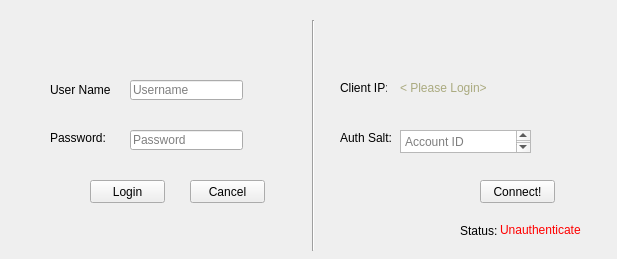
<?xml version="1.0" encoding="UTF-8"?>
<ui version="4.0">
 <class>MainWindow</class>
 <widget class="QMainWindow" name="MainWindow">
  <property name="geometry">
   <rect>
    <x>0</x>
    <y>0</y>
    <width>617</width>
    <height>259</height>
   </rect>
  </property>
  <property name="windowTitle">
   <string>MainWindow</string>
  </property>
  <widget class="QWidget" name="centralwidget">
   <widget class="QPushButton" name="login">
    <property name="geometry">
     <rect>
      <x>90</x>
      <y>180</y>
      <width>75</width>
      <height>23</height>
     </rect>
    </property>
    <property name="text">
     <string>Login</string>
    </property>
   </widget>
   <widget class="QPushButton" name="cancel">
    <property name="geometry">
     <rect>
      <x>190</x>
      <y>180</y>
      <width>75</width>
      <height>23</height>
     </rect>
    </property>
    <property name="text">
     <string>Cancel</string>
    </property>
   </widget>
   <widget class="QLabel" name="label">
    <property name="geometry">
     <rect>
      <x>50</x>
      <y>80</y>
      <width>61</width>
      <height>20</height>
     </rect>
    </property>
    <property name="text">
     <string>User Name:</string>
    </property>
   </widget>
   <widget class="QLabel" name="label_2">
    <property name="geometry">
     <rect>
      <x>50</x>
      <y>130</y>
      <width>71</width>
      <height>16</height>
     </rect>
    </property>
    <property name="text">
     <string>Password: </string>
    </property>
   </widget>
   <widget class="Line" name="line">
    <property name="geometry">
     <rect>
      <x>303</x>
      <y>20</y>
      <width>20</width>
      <height>231</height>
     </rect>
    </property>
    <property name="orientation">
     <enum>Qt::Vertical</enum>
    </property>
   </widget>
   <widget class="QLabel" name="ip">
    <property name="geometry">
     <rect>
      <x>340</x>
      <y>80</y>
      <width>47</width>
      <height>16</height>
     </rect>
    </property>
    <property name="text">
     <string>Client IP:</string>
    </property>
   </widget>
   <widget class="QPushButton" name="login_2">
    <property name="geometry">
     <rect>
      <x>480</x>
      <y>180</y>
      <width>75</width>
      <height>23</height>
     </rect>
    </property>
    <property name="text">
     <string>Connect!</string>
    </property>
   </widget>
   <widget class="QLabel" name="label_3">
    <property name="geometry">
     <rect>
      <x>460</x>
      <y>224</y>
      <width>47</width>
      <height>13</height>
     </rect>
    </property>
    <property name="text">
     <string>Status: </string>
    </property>
   </widget>
   <widget class="QLabel" name="auth">
    <property name="geometry">
     <rect>
      <x>500</x>
      <y>220</y>
      <width>81</width>
      <height>20</height>
     </rect>
    </property>
    <property name="text">
     <string>&lt;html&gt;&lt;head/&gt;&lt;body&gt;&lt;p&gt;&lt;span style=&quot; color:#ff0000;&quot;&gt;Unauthenticated&lt;/span&gt;&lt;/p&gt;&lt;/body&gt;&lt;/html&gt;</string>
    </property>
   </widget>
   <widget class="QLineEdit" name="user">
    <property name="geometry">
     <rect>
      <x>130</x>
      <y>80</y>
      <width>113</width>
      <height>20</height>
     </rect>
    </property>
    <property name="placeholderText">
     <string>Username</string>
    </property>
   </widget>
   <widget class="QLineEdit" name="user_pwd">
    <property name="geometry">
     <rect>
      <x>130</x>
      <y>130</y>
      <width>113</width>
      <height>20</height>
     </rect>
    </property>
    <property name="echoMode">
     <enum>QLineEdit::Password</enum>
    </property>
    <property name="placeholderText">
     <string>Password</string>
    </property>
   </widget>
   <widget class="QTextEdit" name="salt">
    <property name="geometry">
     <rect>
      <x>400</x>
      <y>130</y>
      <width>131</width>
      <height>23</height>
     </rect>
    </property>
    <property name="readOnly">
     <bool>false</bool>
    </property>
    <property name="placeholderText">
     <string>Account ID</string>
    </property>
   </widget>
   <widget class="QLabel" name="ip_2">
    <property name="geometry">
     <rect>
      <x>340</x>
      <y>130</y>
      <width>51</width>
      <height>16</height>
     </rect>
    </property>
    <property name="text">
     <string>Auth Salt:</string>
    </property>
   </widget>
   <widget class="QLabel" name="ip_3">
    <property name="geometry">
     <rect>
      <x>400</x>
      <y>80</y>
      <width>131</width>
      <height>16</height>
     </rect>
    </property>
    <property name="text">
     <string>&lt;html&gt;&lt;head/&gt;&lt;body&gt;&lt;p&gt;&lt;span style=&quot; color:#aaaa7f;&quot;&gt;&amp;lt; Please Login&amp;gt;&lt;/span&gt;&lt;/p&gt;&lt;/body&gt;&lt;/html&gt;</string>
    </property>
   </widget>
  </widget>
 </widget>
 <resources/>
 <connections/>
</ui>
